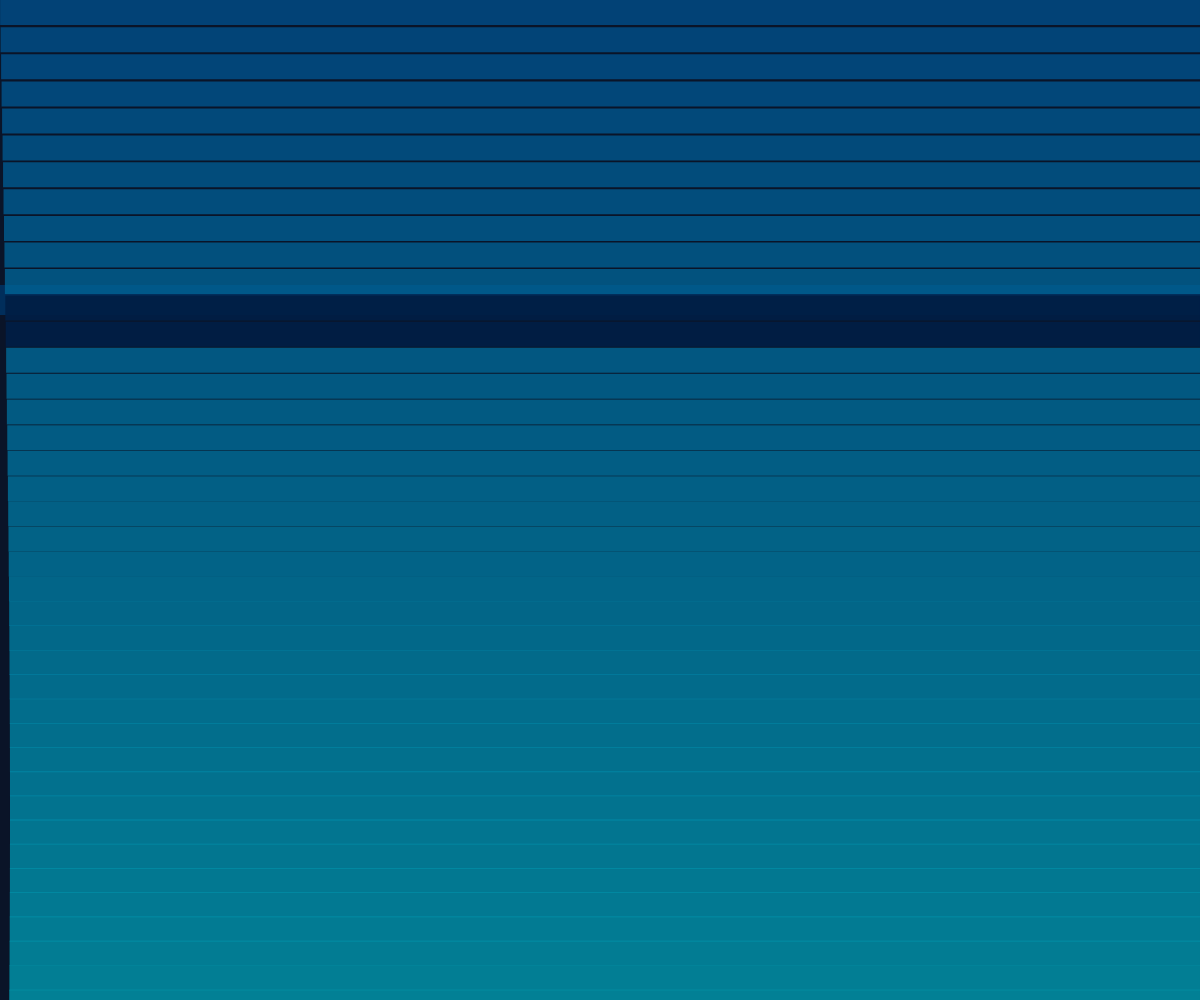
Frame 1 (no input)
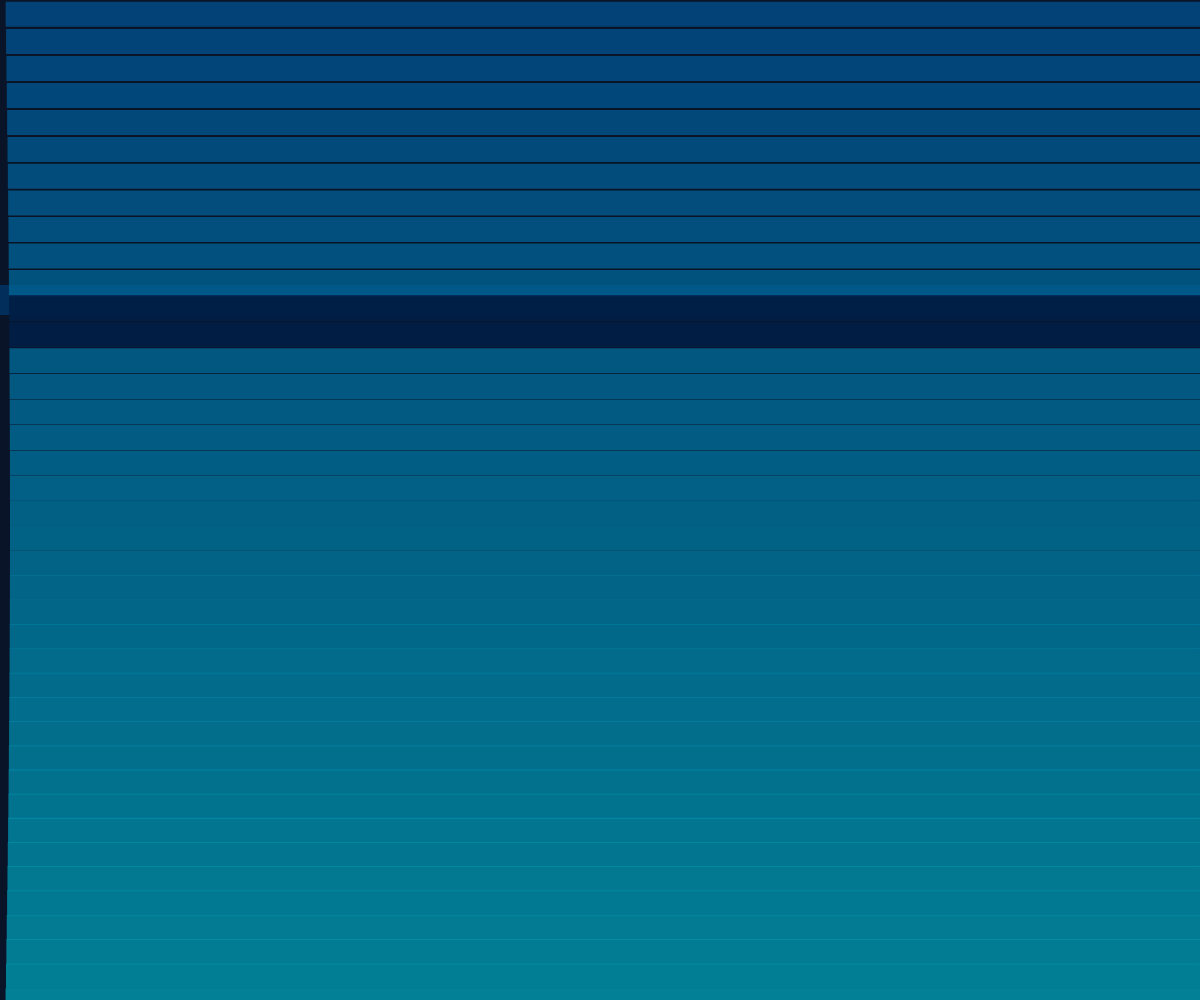
Frame 60 (no input)
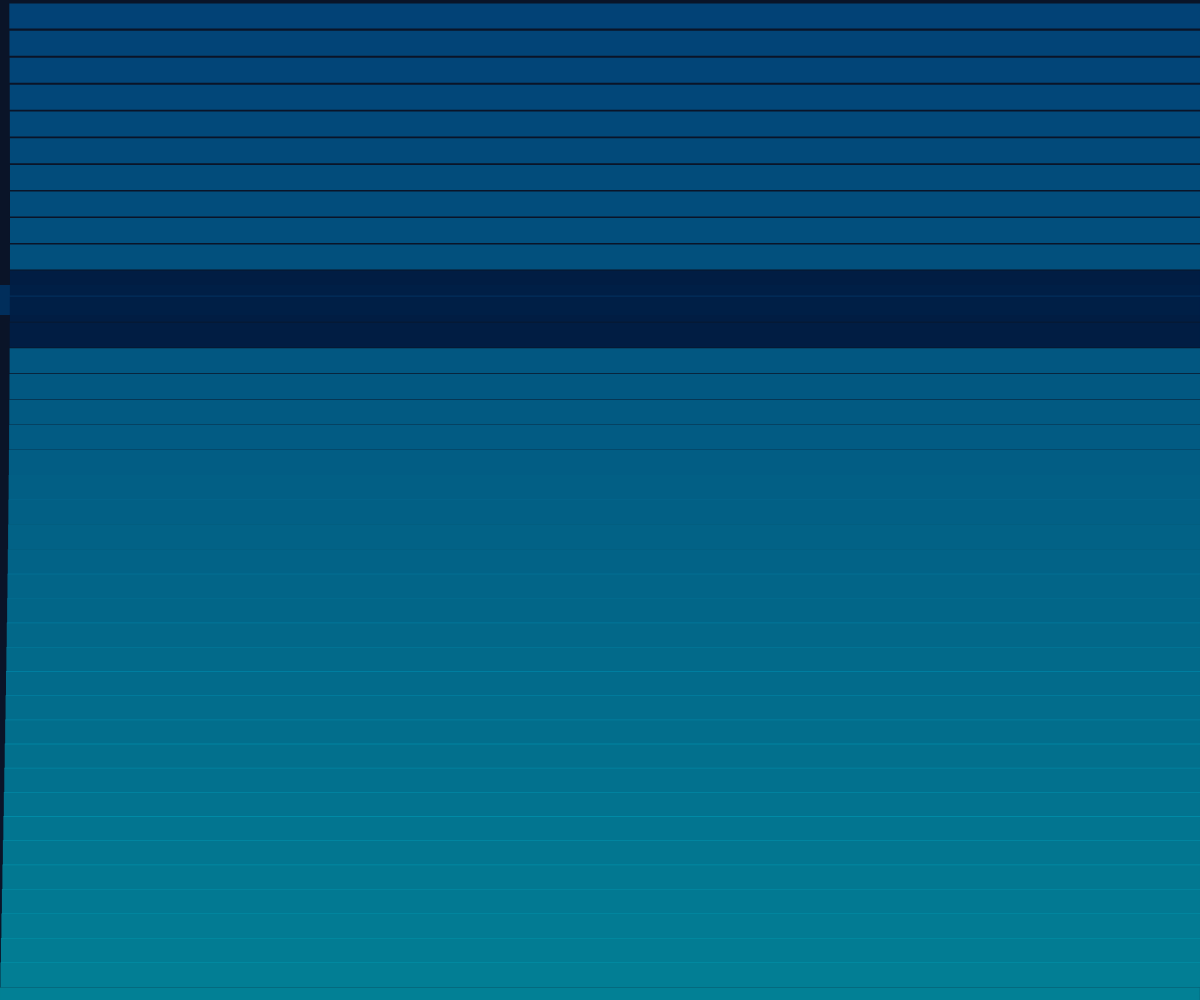
Frame 120 (the mouse pressed at the canvas centre since frame 60)

The p5.js sketch that drew these frames (run headless with seeded random() and noise() and a simulated clock; from frame 60 on, the mouse is pressed at the canvas centre):

// p5.js sketch
// ── sketch.js
let bands = [];
let tideLevel = 0;
let time = 0;

function setup() {
  createCanvas(windowWidth, windowHeight);
  // Create horizontal bands with wave patterns
  for (let i = 0; i < 40; i++) {
    bands.push({
      y: map(i, 0, 39, 0, height),
      height: height / 40,
      color: color(0, 80 + i * 2, 140 + i, 200),
      phase: i * 0.1,
      speed: random(0.005, 0.02)
    });
  }
}

function draw() {
  background(10, 20, 40);
  
  time += 0.01;
  
  // Draw the tide level indicator band (darker)
  const highTideY = height * 0.3;
  fill(0, 50, 100, 220);
  noStroke();
  rect(0, highTideY - 15, width, 30);
  
  // Draw the bands with wave patterns
  for (let i = 0; i < bands.length; i++) {
    const band = bands[i];
    
    // Calculate tide oscillation
    const tideOffset = sin(time * 0.2 + band.phase) * 15;
    
    // Calculate wave pattern effect
    const waveOffsetX = sin(time + i * 0.05) * 10;
    
    // Combine movements
    const currentY = band.y + tideOffset;
    
    // Make the high tide band darker
    if (abs(currentY - highTideY) < 30) {
      fill(0, 30, 70, 240);
    } else {
      fill(band.color);
    }
    
    // Draw with wave pattern displacement for rhythmic waves
    push();
    translate(waveOffsetX, 0);
    rect(0, currentY, width, band.height);
    pop();
  }
}

function windowResized() {
  resizeCanvas(windowWidth, windowHeight);
}
